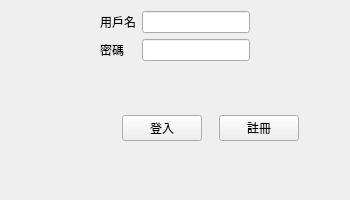
<?xml version="1.0" encoding="UTF-8"?>
<ui version="4.0">
 <class>Widget</class>
 <widget class="QWidget" name="Widget">
  <property name="geometry">
   <rect>
    <x>0</x>
    <y>0</y>
    <width>350</width>
    <height>200</height>
   </rect>
  </property>
  <property name="sizePolicy">
   <sizepolicy hsizetype="Preferred" vsizetype="Preferred">
    <horstretch>0</horstretch>
    <verstretch>0</verstretch>
   </sizepolicy>
  </property>
  <property name="minimumSize">
   <size>
    <width>350</width>
    <height>200</height>
   </size>
  </property>
  <property name="maximumSize">
   <size>
    <width>350</width>
    <height>200</height>
   </size>
  </property>
  <property name="windowTitle">
   <string>Widget</string>
  </property>
  <layout class="QVBoxLayout" name="verticalLayout">
   <item>
    <layout class="QGridLayout" name="gridLayout">
     <item row="0" column="3">
      <spacer name="horizontalSpacer_4">
       <property name="orientation">
        <enum>Qt::Horizontal</enum>
       </property>
       <property name="sizeHint" stdset="0">
        <size>
         <width>40</width>
         <height>20</height>
        </size>
       </property>
      </spacer>
     </item>
     <item row="0" column="2">
      <widget class="QLineEdit" name="lineEdit"/>
     </item>
     <item row="1" column="2">
      <widget class="QLineEdit" name="lineEdit_2">
       <property name="echoMode">
        <enum>QLineEdit::Password</enum>
       </property>
      </widget>
     </item>
     <item row="0" column="0">
      <spacer name="horizontalSpacer_3">
       <property name="orientation">
        <enum>Qt::Horizontal</enum>
       </property>
       <property name="sizeHint" stdset="0">
        <size>
         <width>40</width>
         <height>20</height>
        </size>
       </property>
      </spacer>
     </item>
     <item row="0" column="1">
      <widget class="QLabel" name="label">
       <property name="text">
        <string>用戶名</string>
       </property>
      </widget>
     </item>
     <item row="1" column="1">
      <widget class="QLabel" name="label_2">
       <property name="text">
        <string>密碼</string>
       </property>
      </widget>
     </item>
    </layout>
   </item>
   <item alignment="Qt::AlignRight">
    <widget class="QWidget" name="" native="true">
     <property name="sizePolicy">
      <sizepolicy hsizetype="Fixed" vsizetype="Preferred">
       <horstretch>0</horstretch>
       <verstretch>0</verstretch>
      </sizepolicy>
     </property>
     <layout class="QHBoxLayout" name="horizontalLayout_3">
      <property name="spacing">
       <number>2</number>
      </property>
      <property name="leftMargin">
       <number>0</number>
      </property>
      <property name="rightMargin">
       <number>0</number>
      </property>
      <item>
       <spacer name="horizontalSpacer">
        <property name="orientation">
         <enum>Qt::Horizontal</enum>
        </property>
        <property name="sizeHint" stdset="0">
         <size>
          <width>40</width>
          <height>20</height>
         </size>
        </property>
       </spacer>
      </item>
      <item>
       <widget class="QPushButton" name="pushButton">
        <property name="text">
         <string>登入</string>
        </property>
       </widget>
      </item>
      <item>
       <spacer name="horizontalSpacer_5">
        <property name="orientation">
         <enum>Qt::Horizontal</enum>
        </property>
        <property name="sizeHint" stdset="0">
         <size>
          <width>15</width>
          <height>20</height>
         </size>
        </property>
       </spacer>
      </item>
      <item>
       <widget class="QPushButton" name="pushButton_2">
        <property name="text">
         <string>註冊</string>
        </property>
       </widget>
      </item>
      <item>
       <spacer name="horizontalSpacer_2">
        <property name="orientation">
         <enum>Qt::Horizontal</enum>
        </property>
        <property name="sizeHint" stdset="0">
         <size>
          <width>40</width>
          <height>20</height>
         </size>
        </property>
       </spacer>
      </item>
     </layout>
    </widget>
   </item>
  </layout>
 </widget>
 <resources/>
 <connections/>
</ui>
